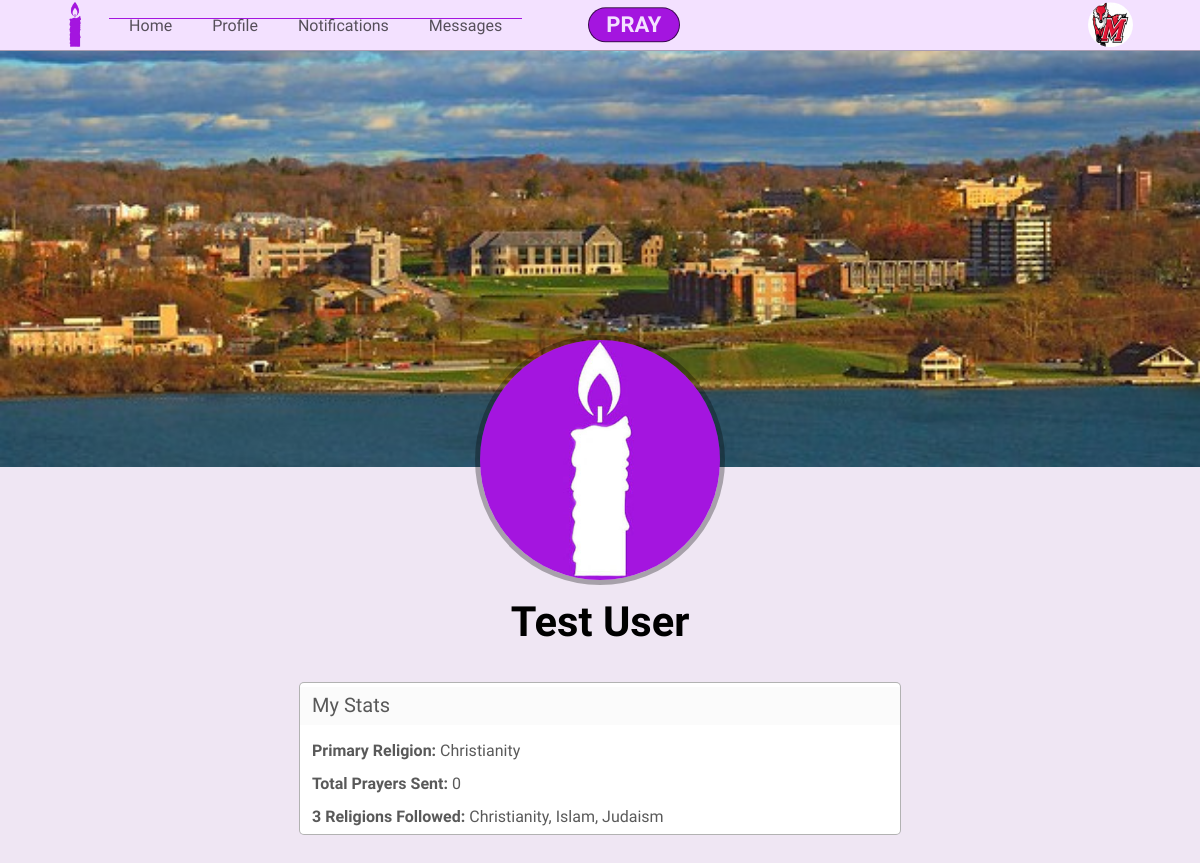
The app's page /profile.php?id=2 (signed in) with its own data.
### tables this page shows
CREATE TABLE Users(
    userid INT(10) PRIMARY KEY AUTO_INCREMENT,
    fname VARCHAR(20),
    lname VARCHAR(20),
    username VARCHAR(12),
    user_password VARCHAR(15),
    bio TEXT,
    zipCode INT(10),
    Primary_religion INT(10),
    theme VARCHAR(20) DEFAULT 'LIGHT',
    email VARCHAR(30),
    phone_number VARCHAR(15),
    pPicture VARCHAR(20),
    bPicture VARCHAR(20),
    securityquest VARCHAR(100),
    securityAnswer VARCHAR(20),
    dateLastMaint DATETIME DEFAULT CURRENT_TIMESTAMP,
    dateAdded DATETIME DEFAULT CURRENT_TIMESTAMP,
    CONSTRAINT FK_Users_Religions FOREIGN KEY (Primary_religion) REFERENCES Religions (relid)
);

CREATE TABLE Religions(
    relid INT(10) PRIMARY KEY AUTO_INCREMENT,
    religion_name VARCHAR(30),
    dateLastMaint DATETIME DEFAULT CURRENT_TIMESTAMP,
    dateAdded DATETIME DEFAULT CURRENT_TIMESTAMP
);

### config/functions.php (called while the page is built, shortened)
<?php
    function getRoot(){
        $root = ROOT_DIR;
        $root = str_replace("\\", "/", $root);
        $root = str_replace('/config', '',$root);
        $pageroot = getcwd() ."/";
        $pageroot = str_replace("\\", "/", $pageroot);
        $root = str_replace($root."/", '' , $pageroot);
        $root = preg_replace("#(/.*?).*?(/)#", '/../', "/".$root);
        $root = substr($root, 1);
        return $root;
    }
?>

### Database/mydb.php (called while the page is built, shortened)
<?php
Class mydb {
    protected $conn;
    Public function __construct($con){
        $this->conn = $con;
    }
    function FetchQuery($query){
        $arrayresult = [];
        if($queryresult = mysqli_query($this->conn, $query)){
            while ($row = mysqli_fetch_assoc($queryresult)){
                $arrayresult[] = $row;
            }
            return $arrayresult;
        }else{
            echo"</br></br></br>";
            die(mysqli_error($this->conn) ."</br>".$query);
        }
    }
}
?>

### config/permissions.php (called while the page is built, shortened)
<?php
    $id =  isset($id) ? $id : $_SESSION['userId'];
    $usersettings = isLoggedIn($id, $db);
    function isLoggedIn($id, $db){
        $SETTINGS['username'] = '';
        $SETTINGS['firstname'] = '';
        $SETTINGS['lastname'] = '';
        $SETTINGS['password'] = '';
        if($_SESSION['userId'] != ''){
            $userquery = "SELECT *
                          FROM USERS
                          WHERE userid = $id";
            $userresult = $db->FetchQuery($userquery);
            $SETTINGS['username'] = $userresult[0]['username'];
            $SETTINGS['firstname'] = $userresult[0]['fname'];
            $SETTINGS['lastname'] = $userresult[0]['lname'];
            $SETTINGS['password'] = $userresult[0]['user_password'];
            return $SETTINGS;
        }
    }
?>

### config/ApplicationTop.php (called while the page is built, shortened)
<?php
    include 'dbconfig.php';
    include 'functions.php';
    include getRoot().'config/permissions.php';
    include getRoot().'Classes/createheader.php';
    include getRoot().'Classes/createFooter.php';
?>

### profile.php (the view, shortened to what this page needs)
<?php
    require 'config/ApplicationTop.php';
    $pageid = isset($_GET['id']) ? $_GET['id'] : $id;
    $menus = [
        [
            'name'=>'Home',
            'link'=>'index.php',
            'active'=>''
        ],
        [
            'name'=>'Profile',
            'link'=>'profile.php',
            'active'=>'active'
        ],
        [
            'name'=>'Notifications',
            'link'=>'notifications.php',
            'active'=>''
        ],
        [
            'name'=>'Messages',
            'link'=>'messages.php',
            'active'=>''
        ]
    ];
    if($pageid != $id){
        $menus[1]['active'] = '';
    }
    $title = "P.R.A.Y.";
    $header = new Header($db, $menus,$title,$css);
    $header->ShowUserMenu($id);
    $header->displayHeader();
    $prayertotalquery = "SELECT count(p.prayid) as total_prayers
                    FROM Prayers p, Users u, Prayer_Religions pr, Religions r
                    WHERE p.userid = u.userid
                    AND pr.prayid = p.prayid
                    AND pr.relid = r.relid
                    AND u.userid = $pageid";
    $totalprayers = $db->FetchQuery($prayertotalquery);
    $primaryrelquery = "SELECT r.religion_name
                      FROM Religions r, Users u
                      WHERE u.userid = $pageid
                      AND u.primary_religion = r.relid";
    $primaryrel = $db->fetchQuery($primaryrelquery);
    $allrelsquery = "SELECT r.religion_name
                      FROM Religions r, User_Religions u
                      WHERE u.userid = $pageid
                      AND u.relid = r.relid
                      ORDER BY r.religion_name";
    $allrels = $db->fetchQuery($allrelsquery);
    $userinfoquery = "SELECT username, fname, lname, bio, pPicture, bPicture, dateAdded, Primary_Religion
                      FROM Users
                      WHERE userid = $pageid";
    $userinfo = $db->fetchQuery($userinfoquery);
?>
    <section class='profile-page-body' id='body'>
    <div class='profile-banner'>
        <div class='profile-banner-box'>
            <img class='profile-banner-pic' src='images/Users/<?php echo $pageid?>/Banner/<?php echo $userinfo[0]['bPicture']?>'>
        </div>
    </div>
    <img class='profile-profile-pic' src='images/Users/<?php echo $pageid?>/Profile/<?php echo $userinfo[0]['pPicture']?>'>
    <div class='profile-body'>
        <h1 class='profile-header-name'><?php echo $userinfo[0]['fname'] . " " . $userinfo[0]['lname'] ?></h1>
    </div>
    <div id="profile-stats">
        <p class="trends-header">My Stats</p>
        <p><b>Primary Religion:</b> <?php echo $primaryrel[0]['religion_name'] ?></p>
        <p><b>Total Prayers Sent:</b> <?php echo $totalprayers[0]['total_prayers'] ?></p>
        <p><b><?php echo count($allrels)?>
        Religions Followed:</b> <?php for($i = 0; $i < count($allrels); $i++) {
            if ($i == count($allrels) - 1) {
                echo $allrels[$i]['religion_name'];
            }
            else {
                echo $allrels[$i]['religion_name'].", ";
            }
        }?> </p>
    </div>
    </section>
<?php
    $footer = new Footer($db,$src);
    $footer->buildFooter();
?>

### Classes/createheader.php (shortened to what this page needs)
<?php
    class Header{
        protected $db;
        protected $menus;
        protected $loggedIn;
        protected $userid;
        protected $title;
        protected $css;
        protected $profpic;
        Public function __construct($db,$menus,$title,$css){
            $this->db = $db;
            $this->menus = $menus;
            $this->title = $title;
            $this->css = $css;
        }
        function showUserMenu($id, $bool = 1){
            $this->loggedIn = $bool;
            $this->userid = $id;
            $this->getUserInfo();
        }
        function displayHeader(){
            $this->createTitle();
            echo "
                  <section class='header'>
                  <div class='header-box'>
                  <ul class='logo-box'>
                      <li class='logo-li'>
                          <a href='index.php'><img class='logo' src='".getRoot()."images/icons/favicon.png'></a>
                      </li>
                  </ul>
                  <ul class='header-link-box'>";
            foreach($this->menus as $i){
                echo "<li class='header-link ".$i['active']."'>
                        <a href='".$i['link']."'>".$i['name']."</a>
                      </li>";
            }
            echo "</ul>";
            if($this->loggedIn == 1){
                echo "
                <ul class='header-profile-pic'>
                    <li id='sort-compose'>
                        <div id='startprayer' onclick='ShowCompose()'>PRAY</div>
                    </li>
                    <li id='header-profile-pic-link' onclick='ShowMenu()'>
                        <img class='index-profile-pic' src='".getRoot()."images/Users/".$this->userid."/Profile/".$this->profpic."'>
                    </li>
                </ul>";
            }
            echo "</div></section>";
        }
        function createTitle(){
           echo "<html>
           <script type='text/javascript' src='js/PrayImg.js'></script>
           <script type='text/javascript' src='js/updatemessages.js'></script>
                    <head>
                        <title>".$this->title."</title>
                        <link rel='shortcut icon' href='images/icons/favicon.png'>
                        <meta name='viewport' content='width=device-width, initial-scale=1.0'>
                        <link href='https://fonts.googleapis.com/css?family=Work Sans' rel='stylesheet'>
                    </head>
                    <body>";
            $this->addcss();
        }
        function addcss(){
            foreach($this->css as $i){
                echo "<link rel='stylesheet' type='text/css' href='".$i["src"]."'>";
                continue;
            }
        }
        function getUserInfo(){
            $query = "SELECT * FROM USERS WHERE userid = '$this->userid'";
            $result = $this->db->fetchQuery($query);
            $this->profpic = $result[0]['pPicture'];
        }
    }
?>

### Classes/createFooter.php (shortened to what this page needs)
<?php
    class Footer{
        protected $files;
        Public function __construct($db,$files){
            $this->files = $files;
        }
        function buildFooter(){
            echo "</body></html>";
            foreach($this->files as $i){
                if($i["type"] == "php"){
                    continue;
                }
                if($i["type"] == "js"){
                    continue;
                }
                return $i["type"]." is not a valid type";
            }
        }
    }
?>

### records on screen
users: pPicture (picture)
users: bPicture (picture), pPicture (picture), fname "Test", lname "User"
religions: religion_name "Christianity"
religions: religion_name "Islam"
religions: religion_name "Judaism"

### other values on screen
$i['name'] "Home"
$i['name'] "Profile"
$i['name'] "Notifications"
$i['name'] "Messages"
$totalprayers[0]['total_prayers'] "0"
count($allrels) "3"
